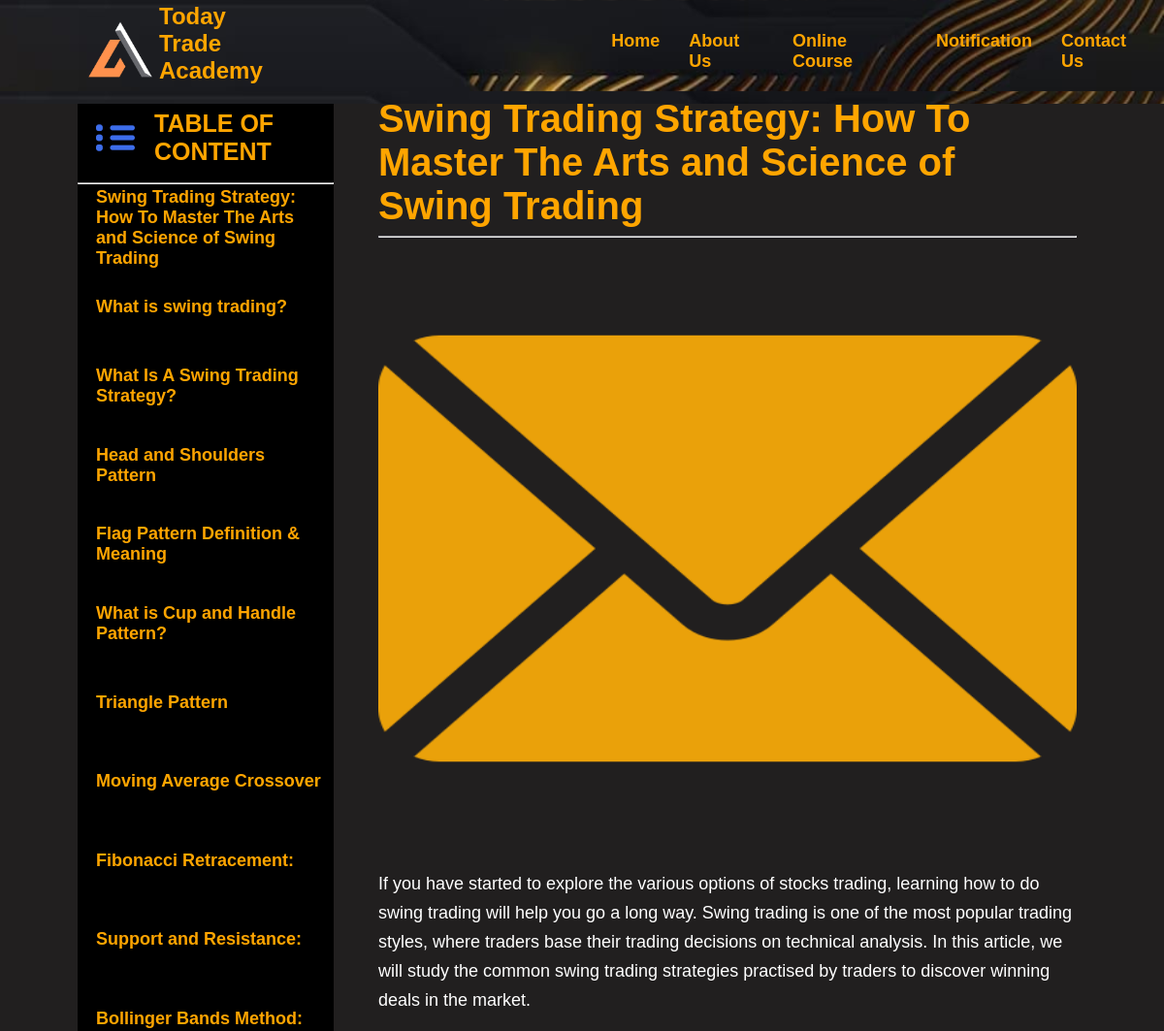
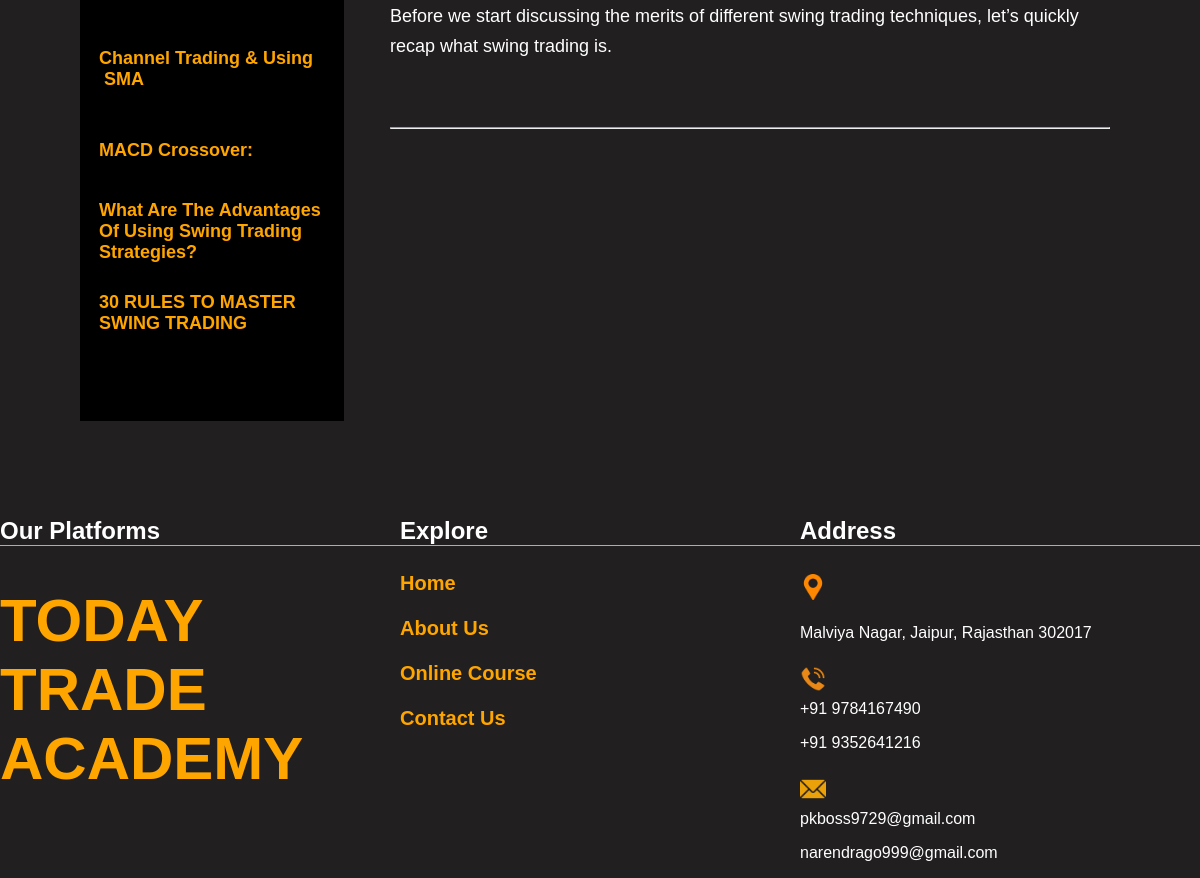
Page /traders1_16/41 on the committed database (2 pictures, top to bottom).
### course/models.py (models this page shows)
class course(models.Model):
    title = models.CharField(max_length=1000)
    number=models.IntegerField(default=0)
    image1 = models.ImageField(upload_to='image',default='static\image\email.png')
    desc = HTMLField()

### todaytrade/views.py (the view)
# urls.py: path('traders1_16/<id>',views.traders1_16),
def traders1_16(request,id):
    d=course.objects.all()[18:33]
    data = course.objects.get(id=id)
    return render(request, "traders1_16.html",{'course': data,'courses':d})

### template/traders1_16.html (shortened to what this page needs)
<html lang="en">
<head>
    <link rel="stylesheet" href="/static/css/traders.css">
    <link rel="stylesheet" href="/static/css/main.css">
</head>
<body>
    <nav>
        <div class="logo">
            <img src="/static/image/LOGO3.png" alt="..." />
            <h1>Today Trade<br />Academy</h1>
        </div>
        <div class="list">
            <ul>
                <li><a href="/">Home</a></li>
                <li>About Us</li>
                <li><a href="#">Online Course</a></li>
                <li><a href="#">Notification</a></li>
                <li><a href="contact-us">Contact Us</a></li>
            </ul>
        </div>
    </nav>
    <div class="main_content">
        <div class="table_content">
            <ol>
                <li id="tit"><img src="/static/image/tableofcontent.jpg" alt="">TABLE OF CONTENT</li>
                <hr /> {% for i in courses %}
                <a style="text-decoration: none;" href="/traders1_16/{{i.id}}">
                    <li>{{i.title}}</li>
                </a>
                {% endfor %}
            </ol>
        </div>
        <div class="data" id="p1">
            <h2>{{course.title}}</h2>
            <hr>
            <div class="ima">
                <img style="width: 60vw; height: 45vh;" src="../static/{{course.image1}}" alt="">
            </div>
            <p>{{course.desc | safe}}</p>
            <hr />
        </div>
    </div>
    <div class="footer">
        <div class="bottom-logo">
            <h2>Our Platforms</h2>
            <h1>TODAY TRADE ACADEMY</h1>
        </div>
        <div class="explore">
            <h2>Explore</h2>
            <ul>
                <a href="/">
                    <li>Home</li>
                </a>
                <a href="">
                    <li>About Us</li>
                </a>
                <a href="">
                    <li>Online Course</li>
                </a>
                <a href="contact-us">
                    <li>Contact Us</li>
                </a>
            </ul>
        </div>
        <div class="address">
            <h2>Address</h2>
            <p>
                <img src="/static/image/location.png" alt="loading...">
                <p>Malviya Nagar, Jaipur, Rajasthan 302017</p>
            </p>
            <p><img src="/static/image/telephone-call.png" alt=""><br>+91 9784167490</p>
            <p>+91 9352641216</p>
            <p><img src="/static/image/email.png" alt=""><br>pkboss9729@gmail.com</p>
            <p>narendrago999@gmail.com</p>
        </div>
    </div>
</body>
</html>

### static/css/traders.css (style rules this page uses)
body { padding: 0; margin: 0; box-sizing: border-box; }
.main_content { display: flex; padding-top: 80px; }
.table_content { margin-left: 80px; width: 20vw; }
.table_content ol { padding: 0; width: 22vw; height: 96vh; background: black; list-style: none; }
.table_content ol li { color: orange; width: 20vw; height: 4vh; font-size: 18px; margin: 10px; font-family: sans-serif; padding: 5px 0px 5px 9px; display: flex; align-items: center; }
.table_content ol li:nth-child(1) { font-size: 18px; font-weight: 600; padding: 8px 0px 8px 9px; font-family: sans-serif; }
.table_content ol li img { width: 40px; margin-right: 20px; }
#tit { font-size: 25px; }
.data { width: 60vw; margin-left: 50px; color: orange; display: none; margin-top: 20px; }
.data hr { box-shadow: 0px 0px 0px 0.1px rgb(44, 44, 96); }
.data h2 { text-align: left; margin: 0; font-size: 40px; font-family: sans-serif; }
.data { display: none; padding-left: 20px; }
.data:nth-child(2) { display: block; }
.data p { font-size: 16px; font-family: sans-serif; line-height: 30px; color: white; font-size: 18px; text-align: left; }
.footer { display: flex; justify-content: space-evenly; margin-top: 60px; }
.address, .bottom-logo, .explore { width: 500px; }
.footer .explore ul { list-style: none; margin: 0; padding: 0; }
.footer .explore h2, .address h2, .bottom-logo h2 { color: white; border-bottom: 1px solid orange; }
.footer .address img { width: 26px; margin: 8px 0; }
.footer .address p { color: white; }
.footer .explore ul a { text-decoration: none; color: orange; font-size: 20px; font-weight: 600; }
.footer .explore ul a li { padding: 6px 0; margin: 10px 0; width: 300px; }
.footer .bottom-logo h1 { color: orange; font-size: 60px; width: 200px; text-align: center; }

### static/css/main.css (style rules this page uses)
body { margin: 0; padding: 0; background-color: rgb(33, 31, 31); font-family: sans-serif; }
nav { display: flex; background: url("../image/navphoto5.jpg"); background-size: contain; position: fixed; width: 100%; z-index: 1; color: orange; }
nav .logo { display: flex; justify-content: center; align-items: center; margin-left: 7%; }
nav .logo img { width: 80px; height: 80px; margin-top: -5px; }
nav .logo h1 { margin-top: 3px; }
.list { margin-left: 23%; display: flex; justify-content: center; align-items: center; }
nav .list ul { display: flex; list-style: none; }
nav .list ul li { cursor: pointer; margin: 15px; font-size: 18px; font-family: sans-serif; font-weight: 600; }
nav .list ul li a { text-decoration: none; color: orange; }
.footer { display: flex; justify-content: space-evenly; margin-top: 60px; }
.address, .bottom-logo, .explore { width: 500px; }
.footer .explore ul { list-style: none; margin: 0; padding: 0; }
.footer .explore h2, .address h2, .bottom-logo h2 { color: white; border-bottom: 1px solid orange; }
.footer .address img { width: 26px; margin: 8px 0; }
.footer .address p { color: white; }
.footer .explore ul a { text-decoration: none; color: orange; font-size: 20px; font-weight: 600; }
.footer .explore ul a li { padding: 6px 0; margin: 10px 0; width: 300px; }
.footer .bottom-logo h1 { color: orange; font-size: 60px; width: 200px; text-align: center; }

### template/traders1_16.html (style rules this page uses)
body { margin: 0; padding: 0; background-color: rgb(33, 31, 31); font-family: sans-serif; }
nav { display: flex; background-color: rgba(33, 31, 31, 0.658); width: 100%; z-index: 1; color: orange; }
nav .logo { display: flex; justify-content: center; align-items: center; margin-left: 7%; }
nav .logo img { width: 80px; height: 80px; margin-top: -5px; }
nav .logo h1 { margin-top: 3px; }
.list { margin-left: 23%; display: flex; justify-content: center; align-items: center; }
nav .list ul { display: flex; list-style: none; }
nav .list ul li { cursor: pointer; margin: 15px; font-size: 18px; font-family: sans-serif; font-weight: 600; }
nav .list ul li a { text-decoration: none; color: orange; }
.data { height: 100vh; overflow: hidden; overflow-y: scroll; }
.table_content ol { height: 100vh; overflow: hidden; overflow-y: scroll; }
.data .ima { width: 100%; text-align: center; }

### rows in the picture
course: title "Swing Trading Strategy: How To Master The Arts and Science of Swing Trading", desc "If you have started to explore the various options of stocks trading, learning how to do swing trading will help you go a long way. Swing trading is one of the most popular trading styles, where traders base their trading decisions on technical analysis. In this article, we will study the common swing trading strategies practised by traders to discover winning deals in the market. Before we start discussing the merits of different swing trading techniques, let’s quickly recap what swing trading is."
course: title "What is swing trading?"
course: title "What Is A Swing Trading Strategy?"
course: title "Head and Shoulders Pattern"
course: title "Flag Pattern Definition & Meaning"
course: title "What is Cup and Handle Pattern?"
course: title "Triangle Pattern"
course: title "Moving Average Crossover"
course: title "Fibonacci Retracement:"
course: title "Support and Resistance:"
course: title "Bollinger Bands Method:"
course: title "Channel Trading & Using SMA"
course: title "MACD Crossover:"
course: title "What Are The Advantages Of Using Swing Trading Strategies?"
course: title "30 RULES TO MASTER SWING TRADING"
